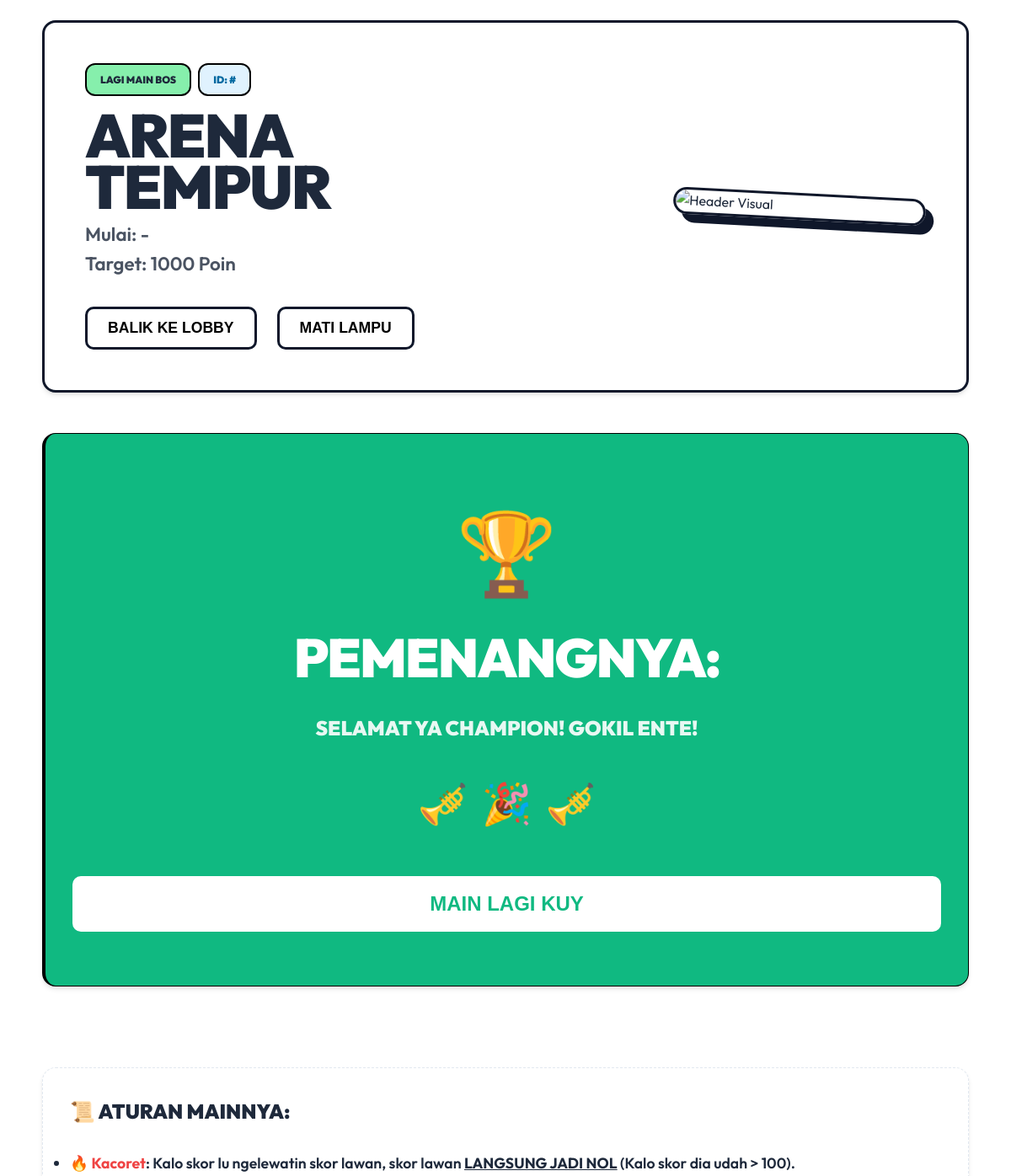
The page /remi/1 (signed in, upper part) on the database as committed earlier.
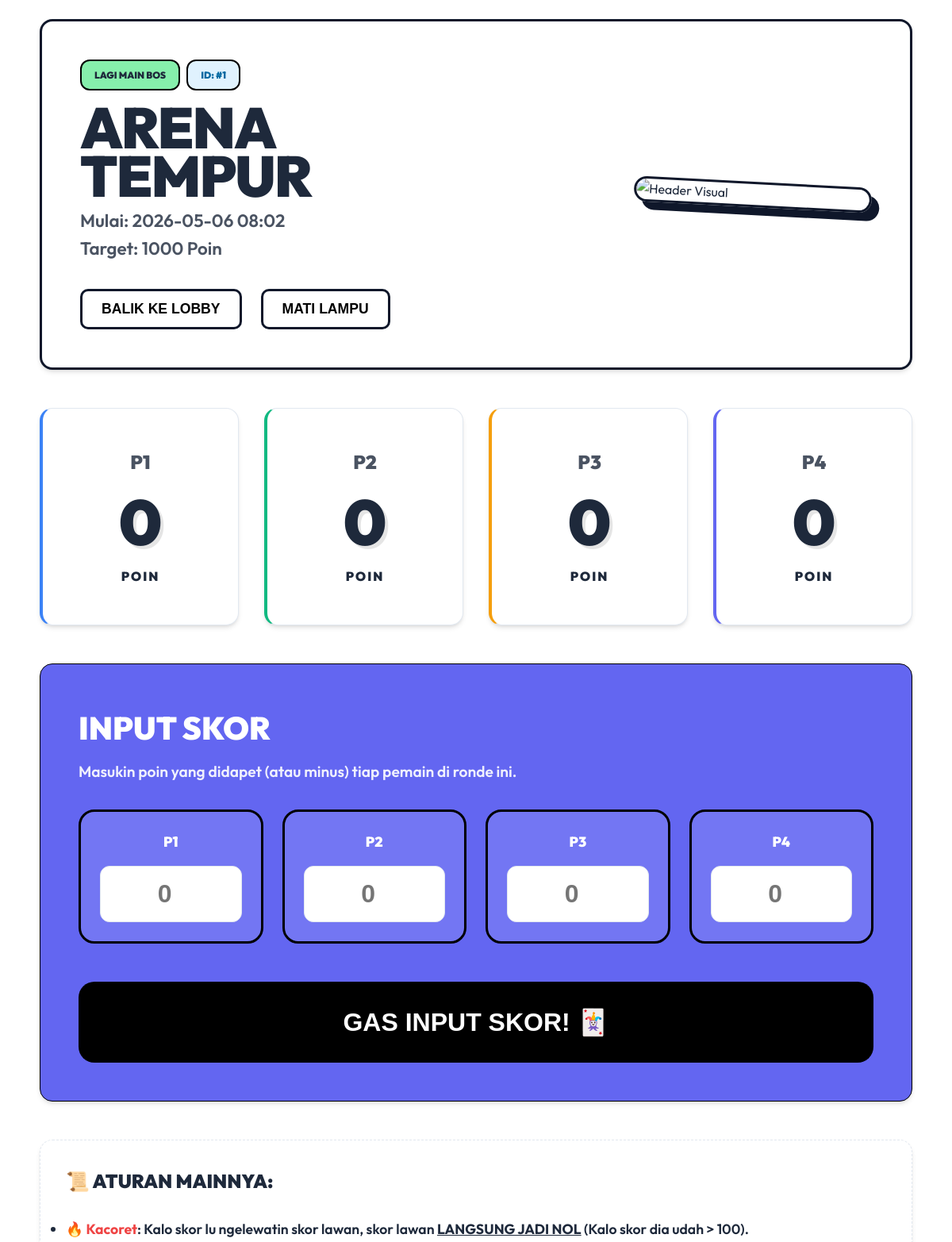
The same page on the database as committed later.
### models.py (models this page shows)
class RemiPlayer(Base):
    __tablename__ = "remi_players"
    id = Column(Integer, primary_key=True, index=True)
    game_id = Column(Integer, ForeignKey("remi_games.id"))
    name = Column(String)
    total_score = Column(Integer, default=0)
    game = relationship("RemiGame", back_populates="players")
    rounds = relationship("RemiRound", back_populates="player", cascade="all, delete-orphan")

### main.py (the view)
@app.get("/remi/{game_id}", response_class=HTMLResponse)
async def remi_dashboard(request: Request, game_id: int, db: Session = Depends(get_db)):
    if not get_current_user(request): return RedirectResponse(url="/login")
    game = db.query(RemiGame).filter(RemiGame.id == game_id).first()
    players = db.query(RemiPlayer).filter(RemiPlayer.game_id == game_id).all()
    rounds_raw = db.query(RemiRound).filter(RemiRound.game_id == game_id).order_by(RemiRound.round_number.desc(), RemiRound.id.asc()).all()
    history = {}
    for r in rounds_raw:
        if r.round_number not in history:
            history[r.round_number] = {}
        history[r.round_number][r.player_id] = r.points
    return templates.TemplateResponse(request=request, name="remi_game.html", context={
        "game": game,
        "players": players,
        "history": history
    })

### templates/remi_game.html (shortened to what the changed rows need)
<!DOCTYPE html>
<html lang="en">
<head>
    <link rel="stylesheet" href="/static/style.css?v=1.3">
</head>
<body>
    <div class="container">
        {% set title = "ARENA<br>TEMPUR" %}
        {% set subtitle = "Mulai: " ~ (game.created_at.strftime('%Y-%m-%d %H:%M') if game.created_at else '-') ~ " <br>Target: 1000 Poin" %}
        {% set badge1 = "LAGI MAIN BOS" %}
        {% set badge2 = "ID: #" ~ game.id %}
        {% set show_back = true %}
        {% set back_url = "/remi" %}
        {% set back_text = "BALIK KE LOBBY" %}
        {% include 'header_component.html' %}
        {% if not game.is_active %}
        <div class="card stat-card" id="winner-card"
            style="background: #10b981; border-color: #000; margin-bottom: 3rem; text-align: center; padding: 4rem 2rem; position: relative; overflow: hidden;">
            <div style="font-size: 6rem; margin-bottom: 1rem; animation: tada 1s infinite;">🏆</div>
            <h1 style="color: white; font-weight: 900; font-size: 4rem; text-transform: uppercase; line-height: 1;">
                PEMENANGNYA:<br>{{ game.winner_name }}</h1>
            <p style="color: white; font-weight: 900; font-size: 1.5rem; margin-top: 2rem; opacity: 0.9;">
                SELAMAT YA CHAMPION! GOKIL ENTE! </p>
            <div style="display: flex; gap: 1rem; justify-content: center; margin-top: 2rem;">
                <span style="font-size: 3rem;">🎺</span>
                <span style="font-size: 3rem;">🎉</span>
                <span style="font-size: 3rem;">🎺</span>
            </div>
            <button class="btn"
                style="margin-top: 3rem; background: white; color: #10b981; font-size: 1.5rem; padding: 1.2rem 4rem;"
                onclick="location.href='/remi'">MAIN LAGI KUY</button>
        </div>
        {% endif %}
        <div class="player-grid">
            {% for player in players %}
            {% set player_bg = ['#d8b4fe', '#fcd34d', '#60a5fa', '#fda4af'][loop.index0] %}
            {% set delay = loop.index0 * 0.2 %}
            <div class="card player-card stat-card"
                {{ 'style="background: ' ~ player_bg ~ '; animation-delay: ' ~ delay ~ 's;"' | safe }}>
                <h3 style="font-weight: 900; text-transform: uppercase; font-size: 1.5rem; opacity: 0.8;">{{ player.name
                    }}</h3>
                <div class="score">{{ player.total_score }}</div>
                <div style="font-weight: 900; margin-top: 1rem; letter-spacing: 2px;">POIN</div>
            </div>
            {% endfor %}
        </div>
        {% if game.is_active %}
        <div class="card" style="background: #6366f1; border-color: #000; padding: 3rem;">
            <h2 style="font-weight: 900; color: white; margin-bottom: 0.5rem; font-size: 2.5rem;">INPUT SKOR</h2>
            <p style="color: white; font-weight: 600; opacity: 0.9; font-size: 1.2rem;">Masukin poin yang didapet (atau
                minus) tiap pemain di ronde ini.</p>
            <form action="/remi/{{ game.id }}/round" method="post">
                <div class="round-form-grid">
                    {% for player in players %}
                    <div class="round-input-group">
                        <label
                            style="color: white; font-weight: 900; display: block; margin-bottom: 1rem; text-transform: uppercase; font-size: 1.1rem; text-align: center;">{{
                            player.name }}</label>
                        <input type="number" name="p_{{ player.id }}" placeholder="0" class="form-input"
                            style="background: white; text-align: center; font-weight: 900; font-size: 2rem; width: 100%; padding: 1rem; border-radius: 12px;">
                    </div>
                    {% endfor %}
                </div>
                <button type="submit" class="btn btn-primary"
                    style="margin-top: 3rem; width: 100%; font-size: 2rem; background: #000; color: #fff; padding: 2rem; border-radius: 20px;">GAS
                    INPUT SKOR! 🃏</button>
            </form>
        </div>
        {% endif %}
        {% set footer_title = "AMS REMI CUP ARENA" %}
</body>
</html>

Rows that differ between the two databases and show on the page:
added RemiPlayer: name "P1", total_score "0"
added RemiPlayer: name "P2", total_score "0"
added RemiPlayer: name "P3", total_score "0"
added RemiPlayer: name "P4", total_score "0"
Other text that changed with them:
{{ badge2 }}: "ID: #" → "ID: #1"
{{ subtitle | safe }}: "Mulai: - Target: 1000 Poin" → "Mulai: 2026-05-06 08:02 Target: 1000 Poin"
text no longer shown: "🏆 PEMENANGNYA: SELAMAT YA CHAMPION! GOKIL ENTE! 🎺 🎉 🎺 MAIN LAGI KUY"
text now shown: "INPUT SKOR Masukin poin yang didapet (atau minus) tiap pemain di ronde ini. GAS INPUT SKOR! 🃏"
